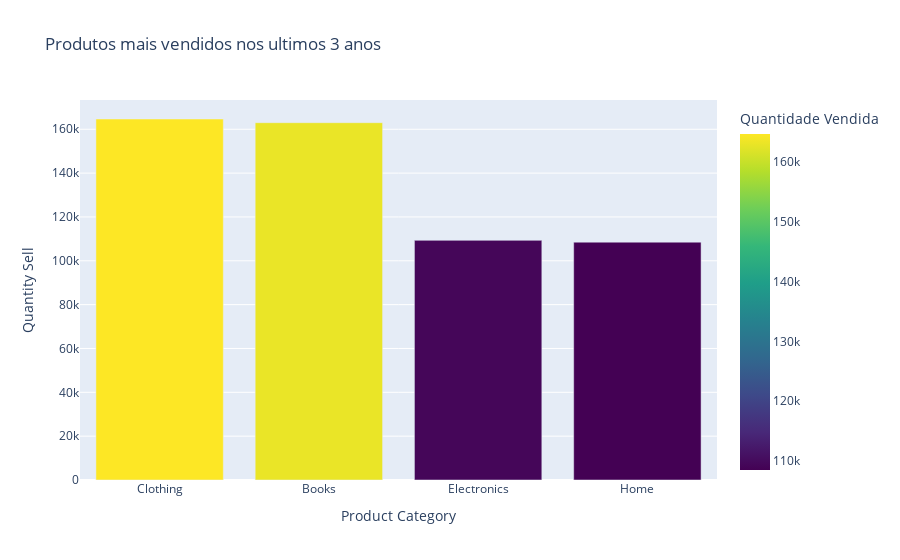

Notebook code cell kept with this figure:
### Code cell
# passo 8: responder à pergunta "Quais produtos mais vendidos considerando os últimos 3 anos?"

# obter o ano atual
ano_atual = 2024

# filtrar os dados para os ultimos 3 anos
df_filtro = df[df["Purchase Year"] >= (ano_atual - 3)]
df_filtro

# agrupar os dados por categoria e calcular a quantidade total vendida nos ultumos 3 anos
df_agrupado = df_filtro.groupby("Product Category")["Quantity"].sum().reset_index()

# ordenar os produtos pela quantidade total vendida em ordem decrescente
df_agrupado = df_agrupado.sort_values(by="Quantity", ascending=False)
df_agrupado

# grafico de barras
fig = px.bar(df_agrupado, x="Product Category", y="Quantity", title="Produtos mais vendidos nos ultimos 3 anos",
             labels={"Product Category": "Categoria", "Quantity": "Quantidade Vendida"},
             color="Quantity", color_continuous_scale=px.colors.sequential.Viridis)

fig.update_layout(xaxis_title="Product Category", yaxis_title="Quantity Sell")
fig.show()

### Figure 1 — Plotly figure (JSON) as saved in the notebook; plotly's stock layout.template omitted (floating-point values rounded to 4 significant figures)
{"data": [{"alignmentgroup": "True", "hovertemplate": "Categoria=%{x}<br>Quantidade Vendida=%{marker.color}<extra></extra>", "legendgroup": "", "marker": {"color": [164688, 163000, 109328, 108509], "coloraxis": "coloraxis", "pattern": {"shape": ""}}, "name": "", "offsetgroup": "", "orientation": "v", "showlegend": false, "textposition": "auto", "type": "bar", "x": ["Clothing", "Books", "Electronics", "Home"], "xaxis": "x", "y": [164688, 163000, 109328, 108509], "yaxis": "y"}], "layout": {"barmode": "relative", "coloraxis": {"colorbar": {"title": {"text": "Quantidade Vendida"}}, "colorscale": [[0, "#440154"], [0.1111, "#482878"], [0.2222, "#3e4989"], [0.3333, "#31688e"], [0.4444, "#26828e"], [0.5556, "#1f9e89"], [0.6667, "#35b779"], [0.7778, "#6ece58"], [0.8889, "#b5de2b"], [1, "#fde725"]]}, "legend": {"tracegroupgap": 0}, "title": {"text": "Produtos mais vendidos nos ultimos 3 anos"}, "xaxis": {"anchor": "y", "domain": [0, 1], "title": {"text": "Product Category"}}, "yaxis": {"anchor": "x", "domain": [0, 1], "title": {"text": "Quantity Sell"}}}}
